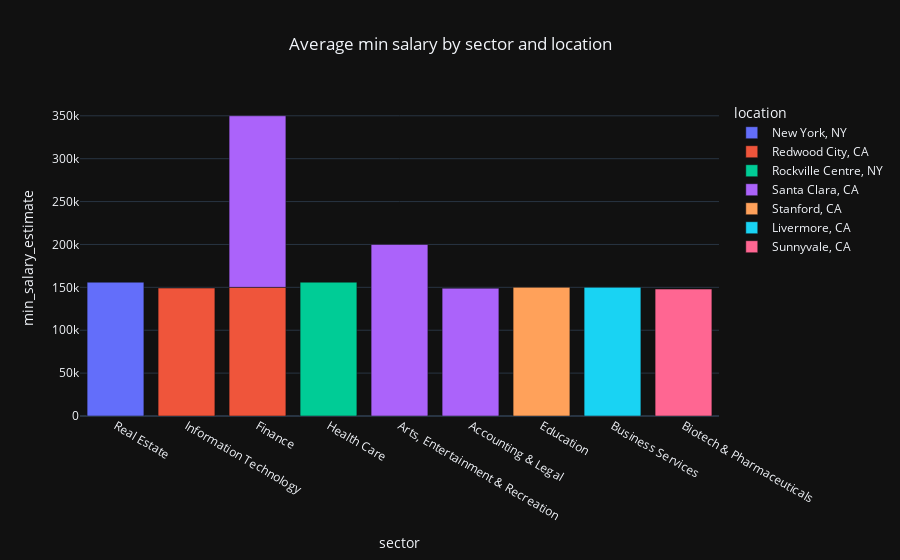

Write notebook code for a chart like this one.
### Markdown cell above
#### Get the avg min salary estimate by sector and location

### Code cell
avg_min_salary_by_sector = df.groupby(['sector','location'])[['min_salary_estimate']]\
                             .mean()\
                             .reset_index()\
                             .sort_values(by=['min_salary_estimate'], ascending=False)\
                             .round(2)
	

#print(avg_min_salary_by_sector.head(10)) # Top 10 of most paying sectors by sector and location

fig = px.bar(data_frame=avg_min_salary_by_sector.head(10).sort_values(by='sector', ascending=False),
              x = "sector",
              y = "min_salary_estimate",
              color="location",
              title="Average min salary by sector and location", 
              template=PLOTLY_THEME)
fig.update_layout(title_x=0.5)
fig.show()

### Figure 1 — Plotly figure (JSON) as saved in the notebook; plotly's stock layout.template omitted (floating-point values rounded to 4 significant figures)
{"data": [{"hovertemplate": "location=New York, NY<br>sector=%{x}<br>min_salary_estimate=%{y}<extra></extra>", "legendgroup": "New York, NY", "marker": {"color": "#636efa", "pattern": {"shape": ""}}, "name": "New York, NY", "orientation": "v", "showlegend": true, "textposition": "auto", "type": "bar", "x": ["Real Estate"], "xaxis": "x", "y": [156000.0], "yaxis": "y"}, {"hovertemplate": "location=Redwood City, CA<br>sector=%{x}<br>min_salary_estimate=%{y}<extra></extra>", "legendgroup": "Redwood City, CA", "marker": {"color": "#EF553B", "pattern": {"shape": ""}}, "name": "Redwood City, CA", "orientation": "v", "showlegend": true, "textposition": "auto", "type": "bar", "x": ["Information Technology", "Finance"], "xaxis": "x", "y": [149100.0, 150000.0], "yaxis": "y"}, {"hovertemplate": "location=Rockville Centre, NY<br>sector=%{x}<br>min_salary_estimate=%{y}<extra></extra>", "legendgroup": "Rockville Centre, NY", "marker": {"color": "#00cc96", "pattern": {"shape": ""}}, "name": "Rockville Centre, NY", "orientation": "v", "showlegend": true, "textposition": "auto", "type": "bar", "x": ["Health Care"], "xaxis": "x", "y": [156000.0], "yaxis": "y"}, {"hovertemplate": "location=Santa Clara, CA<br>sector=%{x}<br>min_salary_estimate=%{y}<extra></extra>", "legendgroup": "Santa Clara, CA", "marker": {"color": "#ab63fa", "pattern": {"shape": ""}}, "name": "Santa Clara, CA", "orientation": "v", "showlegend": true, "textposition": "auto", "type": "bar", "x": ["Finance", "Arts, Entertainment & Recreation", "Accounting & Legal"], "xaxis": "x", "y": [200000.0, 200000.0, 149000.0], "yaxis": "y"}, {"hovertemplate": "location=Stanford, CA<br>sector=%{x}<br>min_salary_estimate=%{y}<extra></extra>", "legendgroup": "Stanford, CA", "marker": {"color": "#FFA15A", "pattern": {"shape": ""}}, "name": "Stanford, CA", "orientation": "v", "showlegend": true, "textposition": "auto", "type": "bar", "x": ["Education"], "xaxis": "x", "y": [150000.0], "yaxis": "y"}, {"hovertemplate": "location=Livermore, CA<br>sector=%{x}<br>min_salary_estimate=%{y}<extra></extra>", "legendgroup": "Livermore, CA", "marker": {"color": "#19d3f3", "pattern": {"shape": ""}}, "name": "Livermore, CA", "orientation": "v", "showlegend": true, "textposition": "auto", "type": "bar", "x": ["Business Services"], "xaxis": "x", "y": [150000.0], "yaxis": "y"}, {"hovertemplate": "location=Sunnyvale, CA<br>sector=%{x}<br>min_salary_estimate=%{y}<extra></extra>", "legendgroup": "Sunnyvale, CA", "marker": {"color": "#FF6692", "pattern": {"shape": ""}}, "name": "Sunnyvale, CA", "orientation": "v", "showlegend": true, "textposition": "auto", "type": "bar", "x": ["Biotech & Pharmaceuticals"], "xaxis": "x", "y": [148000.0], "yaxis": "y"}], "layout": {"barmode": "relative", "legend": {"title": {"text": "location"}, "tracegroupgap": 0}, "title": {"text": "Average min salary by sector and location", "x": 0.5}, "xaxis": {"anchor": "y", "domain": [0, 1], "title": {"text": "sector"}}, "yaxis": {"anchor": "x", "domain": [0, 1], "title": {"text": "min_salary_estimate"}}}}
